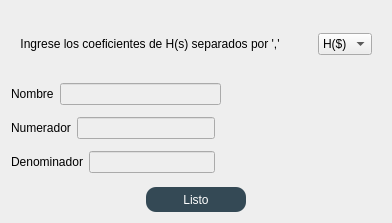
<?xml version="1.0" encoding="UTF-8"?>
<ui version="4.0">
 <class>Input</class>
 <widget class="QWidget" name="Input">
  <property name="geometry">
   <rect>
    <x>0</x>
    <y>0</y>
    <width>392</width>
    <height>223</height>
   </rect>
  </property>
  <property name="sizePolicy">
   <sizepolicy hsizetype="Fixed" vsizetype="Fixed">
    <horstretch>0</horstretch>
    <verstretch>0</verstretch>
   </sizepolicy>
  </property>
  <property name="windowTitle">
   <string>Funcion Transferencia</string>
  </property>
  <property name="styleSheet">
   <string notr="true">background:rgb(238,238,238)</string>
  </property>
  <layout class="QVBoxLayout" name="verticalLayout_2">
   <item>
    <widget class="QWidget" name="widget" native="true">
     <layout class="QHBoxLayout" name="horizontalLayout_6">
      <item>
       <widget class="QLabel" name="instructions">
        <property name="sizePolicy">
         <sizepolicy hsizetype="Minimum" vsizetype="Minimum">
          <horstretch>0</horstretch>
          <verstretch>0</verstretch>
         </sizepolicy>
        </property>
        <property name="text">
         <string>Ingrese los coeficientes de H(s) separados por ','</string>
        </property>
        <property name="alignment">
         <set>Qt::AlignCenter</set>
        </property>
       </widget>
      </item>
      <item>
       <spacer name="horizontalSpacer_4">
        <property name="orientation">
         <enum>Qt::Horizontal</enum>
        </property>
        <property name="sizeHint" stdset="0">
         <size>
          <width>34</width>
          <height>20</height>
         </size>
        </property>
       </spacer>
      </item>
      <item>
       <widget class="QComboBox" name="theorical_type">
        <item>
         <property name="text">
          <string>H($)</string>
         </property>
        </item>
        <item>
         <property name="text">
          <string>Z($)</string>
         </property>
        </item>
       </widget>
      </item>
     </layout>
    </widget>
   </item>
   <item>
    <layout class="QHBoxLayout" name="horizontalLayout_3">
     <item>
      <widget class="QLabel" name="label">
       <property name="text">
        <string>Nombre</string>
       </property>
      </widget>
     </item>
     <item>
      <widget class="QLineEdit" name="labelName">
       <property name="maxLength">
        <number>20</number>
       </property>
      </widget>
     </item>
     <item>
      <spacer name="horizontalSpacer_3">
       <property name="orientation">
        <enum>Qt::Horizontal</enum>
       </property>
       <property name="sizeHint" stdset="0">
        <size>
         <width>40</width>
         <height>20</height>
        </size>
       </property>
      </spacer>
     </item>
    </layout>
   </item>
   <item>
    <layout class="QHBoxLayout" name="horizontalLayout_4">
     <item>
      <layout class="QVBoxLayout" name="verticalLayout">
       <item>
        <layout class="QHBoxLayout" name="horizontalLayout">
         <item>
          <widget class="QLabel" name="numerador">
           <property name="text">
            <string>Numerador</string>
           </property>
          </widget>
         </item>
         <item>
          <widget class="QLineEdit" name="num_input"/>
         </item>
        </layout>
       </item>
       <item>
        <layout class="QHBoxLayout" name="horizontalLayout_2">
         <item>
          <widget class="QLabel" name="denominador">
           <property name="text">
            <string>Denominador</string>
           </property>
          </widget>
         </item>
         <item>
          <widget class="QLineEdit" name="den_input"/>
         </item>
        </layout>
       </item>
      </layout>
     </item>
     <item>
      <widget class="EquationGraphWidget" name="equation" native="true">
       <property name="sizePolicy">
        <sizepolicy hsizetype="Minimum" vsizetype="Minimum">
         <horstretch>0</horstretch>
         <verstretch>0</verstretch>
        </sizepolicy>
       </property>
       <property name="minimumSize">
        <size>
         <width>160</width>
         <height>70</height>
        </size>
       </property>
       <property name="styleSheet">
        <string notr="true">background:rgb(238,238,238)</string>
       </property>
      </widget>
     </item>
    </layout>
   </item>
   <item>
    <layout class="QHBoxLayout" name="horizontalLayout_5">
     <item>
      <spacer name="horizontalSpacer">
       <property name="orientation">
        <enum>Qt::Horizontal</enum>
       </property>
       <property name="sizeHint" stdset="0">
        <size>
         <width>40</width>
         <height>20</height>
        </size>
       </property>
      </spacer>
     </item>
     <item>
      <widget class="QPushButton" name="finish">
       <property name="sizePolicy">
        <sizepolicy hsizetype="Minimum" vsizetype="Fixed">
         <horstretch>0</horstretch>
         <verstretch>0</verstretch>
        </sizepolicy>
       </property>
       <property name="minimumSize">
        <size>
         <width>100</width>
         <height>25</height>
        </size>
       </property>
       <property name="palette">
        <palette>
         <active>
          <colorrole role="WindowText">
           <brush brushstyle="SolidPattern">
            <color alpha="255">
             <red>255</red>
             <green>255</green>
             <blue>255</blue>
            </color>
           </brush>
          </colorrole>
          <colorrole role="Button">
           <brush brushstyle="SolidPattern">
            <color alpha="255">
             <red>52</red>
             <green>73</green>
             <blue>85</blue>
            </color>
           </brush>
          </colorrole>
          <colorrole role="Text">
           <brush brushstyle="SolidPattern">
            <color alpha="255">
             <red>255</red>
             <green>255</green>
             <blue>255</blue>
            </color>
           </brush>
          </colorrole>
          <colorrole role="ButtonText">
           <brush brushstyle="SolidPattern">
            <color alpha="255">
             <red>255</red>
             <green>255</green>
             <blue>255</blue>
            </color>
           </brush>
          </colorrole>
          <colorrole role="Base">
           <brush brushstyle="SolidPattern">
            <color alpha="255">
             <red>52</red>
             <green>73</green>
             <blue>85</blue>
            </color>
           </brush>
          </colorrole>
          <colorrole role="Window">
           <brush brushstyle="SolidPattern">
            <color alpha="255">
             <red>52</red>
             <green>73</green>
             <blue>85</blue>
            </color>
           </brush>
          </colorrole>
         </active>
         <inactive>
          <colorrole role="WindowText">
           <brush brushstyle="SolidPattern">
            <color alpha="255">
             <red>255</red>
             <green>255</green>
             <blue>255</blue>
            </color>
           </brush>
          </colorrole>
          <colorrole role="Button">
           <brush brushstyle="SolidPattern">
            <color alpha="255">
             <red>52</red>
             <green>73</green>
             <blue>85</blue>
            </color>
           </brush>
          </colorrole>
          <colorrole role="Text">
           <brush brushstyle="SolidPattern">
            <color alpha="255">
             <red>255</red>
             <green>255</green>
             <blue>255</blue>
            </color>
           </brush>
          </colorrole>
          <colorrole role="ButtonText">
           <brush brushstyle="SolidPattern">
            <color alpha="255">
             <red>255</red>
             <green>255</green>
             <blue>255</blue>
            </color>
           </brush>
          </colorrole>
          <colorrole role="Base">
           <brush brushstyle="SolidPattern">
            <color alpha="255">
             <red>52</red>
             <green>73</green>
             <blue>85</blue>
            </color>
           </brush>
          </colorrole>
          <colorrole role="Window">
           <brush brushstyle="SolidPattern">
            <color alpha="255">
             <red>52</red>
             <green>73</green>
             <blue>85</blue>
            </color>
           </brush>
          </colorrole>
         </inactive>
         <disabled>
          <colorrole role="WindowText">
           <brush brushstyle="SolidPattern">
            <color alpha="255">
             <red>255</red>
             <green>255</green>
             <blue>255</blue>
            </color>
           </brush>
          </colorrole>
          <colorrole role="Button">
           <brush brushstyle="SolidPattern">
            <color alpha="255">
             <red>52</red>
             <green>73</green>
             <blue>85</blue>
            </color>
           </brush>
          </colorrole>
          <colorrole role="Text">
           <brush brushstyle="SolidPattern">
            <color alpha="255">
             <red>255</red>
             <green>255</green>
             <blue>255</blue>
            </color>
           </brush>
          </colorrole>
          <colorrole role="ButtonText">
           <brush brushstyle="SolidPattern">
            <color alpha="255">
             <red>255</red>
             <green>255</green>
             <blue>255</blue>
            </color>
           </brush>
          </colorrole>
          <colorrole role="Base">
           <brush brushstyle="SolidPattern">
            <color alpha="255">
             <red>52</red>
             <green>73</green>
             <blue>85</blue>
            </color>
           </brush>
          </colorrole>
          <colorrole role="Window">
           <brush brushstyle="SolidPattern">
            <color alpha="255">
             <red>52</red>
             <green>73</green>
             <blue>85</blue>
            </color>
           </brush>
          </colorrole>
         </disabled>
        </palette>
       </property>
       <property name="styleSheet">
        <string notr="true">background: rgb(52,73,85);
color:rgb(255,255,255);
border-radius: 10px;</string>
       </property>
       <property name="text">
        <string>Listo</string>
       </property>
      </widget>
     </item>
     <item>
      <spacer name="horizontalSpacer_2">
       <property name="orientation">
        <enum>Qt::Horizontal</enum>
       </property>
       <property name="sizeHint" stdset="0">
        <size>
         <width>40</width>
         <height>20</height>
        </size>
       </property>
      </spacer>
     </item>
    </layout>
   </item>
  </layout>
 </widget>
 <customwidgets>
  <customwidget>
   <class>EquationGraphWidget</class>
   <extends>QWidget</extends>
   <header location="global">equationgrapher.h</header>
   <container>1</container>
  </customwidget>
 </customwidgets>
 <resources/>
 <connections/>
</ui>
